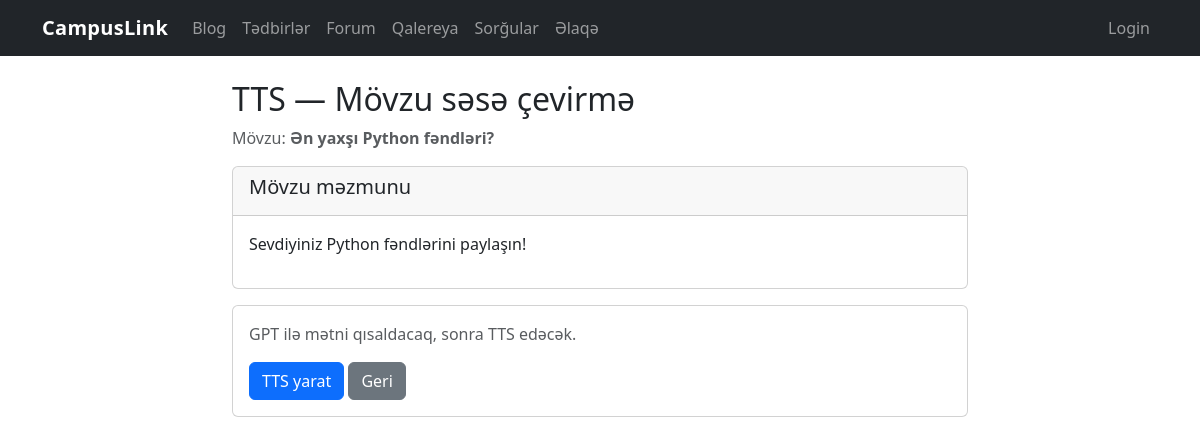
Screenshot of /forum/1/tts with the database file from the repository.
### tables this page shows
CREATE TABLE forum_topics (
            id INTEGER PRIMARY KEY AUTOINCREMENT,
            title TEXT NOT NULL,
            author TEXT NOT NULL,
            content TEXT NOT NULL,
            created_at TEXT NOT NULL,
            is_pinned INTEGER NOT NULL DEFAULT 0,
            likes INTEGER NOT NULL DEFAULT 0
        );

### forum_tts.py (the view, shortened to what this page needs)
@bp.route("/<int:topic_id>/tts", methods=["GET", "POST"])
def tts_topic(topic_id: int):
    db = get_db()
    cursor = db.execute("SELECT * FROM forum_topics WHERE id = ?", (topic_id,))
    topic = cursor.fetchone()
    if not topic:
        return render_template("404.html"), 404
    return render_template("forum/tts_topic.html", topic=dict(topic))

### database.py (called while the page is built)
def get_db():
    if "db" not in g:
        g.db = sqlite3.connect(DB_PATH)
        g.db.row_factory = sqlite3.Row
    return g.db

### forum.py (called while the page is built, shortened)
def _current_user_display() -> str:
    role = session.get("role") or "guest"
    if role == "admin":
        return (session.get("admin_name") or session.get("user_name") or "Admin").strip() or "Admin"
    if role == "user":
        return (session.get("user_name") or "User").strip() or "User"
    return "Guest"

@bp.app_context_processor
def _inject_forum_auth():
    return {"forum_role": session.get("role") or "guest", "forum_name": _current_user_display()}

def ensure_forum_schema() -> None:
    global _schema_ready
    if _schema_ready:
        return

@bp.before_app_request
def _forum_schema_bootstrap():
    db = get_db()
    db.execute("PRAGMA foreign_keys = ON;")
    ensure_forum_schema()

### polls.py (called while the page is built)
@bp.before_app_request
def ensure_session():
    if "voter_id" not in session:
        session["voter_id"] = secrets.token_hex(8)
    return None

### templates/forum/tts_topic.html (shortened to what this page needs)
{% extends "base.html" %}
{% block content %}
<div class="row">
  <div class="col-md-8 mx-auto">
    <h2>TTS — Mövzu səsə çevirmə</h2>
    {% if topic %}
      <p class="text-muted">Mövzu: <strong>{{ topic["title"] }}</strong></p>
      <div class="card mb-3">
        <div class="card-header">
          <h5>Mövzu məzmunu</h5>
        </div>
        <div class="card-body">
          <p style="white-space: pre-wrap;">{{ topic["content"] }}</p>
        </div>
      </div>
    {% endif %}
    <div class="card">
      <div class="card-body">
        <p class="text-muted">GPT ilə mətni qısaldacaq, sonra TTS edəcək.</p>
        <form method="POST">
          <button type="submit" class="btn btn-primary">TTS yarat</button>
          {% if topic %}
            <a href="{{ url_for('forum.detail', topic_id=topic['id']) }}" class="btn btn-secondary">Geri</a>
          {% else %}
            <a href="{{ url_for('forum.detail', topic_id=topic_id) }}" class="btn btn-secondary">Geri</a>
          {% endif %}
        </form>
      </div>
    </div>
  </div>
</div>
{% endblock %}

### static/style.css (style rules this page uses)
body { font-family: system-ui, -apple-system, "Segoe UI", Roboto, Ubuntu, "Helvetica Neue", Arial, "Noto Sans", "Apple Color Emoji", "Segoe UI Emoji"; }

### rows the page displays
forum_topics: title "Ən yaxşı Python fəndləri?", content "Sevdiyiniz Python fəndlərini paylaşın!"
